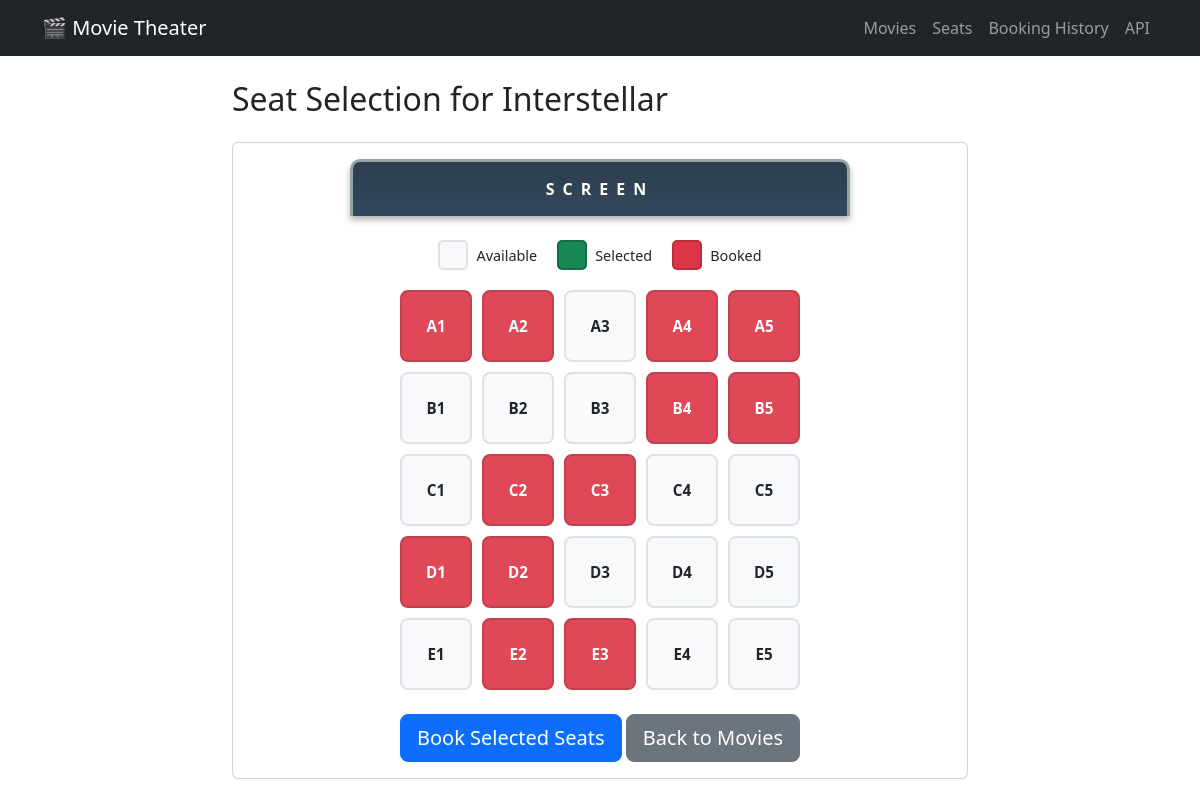
Screenshot of /api/pages/movies/1/seats/ with the database file from the repository.
### bookings/models.py (models this page shows, shortened)
class Movie(models.Model):
    title = models.CharField(max_length=200)
    description = models.TextField()
    release_date = models.DateField()
    duration = models.PositiveIntegerField(help_text="Duration in minutes")
    showtime = models.DateTimeField(help_text="Movie showtime", null=True, blank=True)

class Seat(models.Model):
    seat_number = models.CharField(max_length=10)

### bookings/pages.py (the view, shortened to what this page needs)
# urls.py: path("pages/movies/<int:movie_id>/seats/", pages.movie_seat_grid_page, name="movie_seat_grid_page"),
def movie_seat_grid_page(request, movie_id: int):
    _ensure_seat_grid()
    movie = get_object_or_404(Movie, pk=movie_id)
    seats = list(Seat.objects.all().order_by("seat_number"))
    booked_ids = set(Booking.objects.filter(movie=movie).values_list("seat_id", flat=True))
    row_map = {}
    for s in seats:
        row = s.seat_number[0]
        try:
            col = int(s.seat_number[1:])
        except ValueError:
            col = 0
        row_map.setdefault(row, []).append((col, s))
    for r in row_map:
        row_map[r].sort(key=lambda t: t[0])
    ordered_rows = sorted(row_map.items(), key=lambda t: t[0])
    context = {
        "movie": movie,
        "ordered_rows": ordered_rows,
        "booked_ids": booked_ids,
    }
    return render(request, "bookings/seat_booking.html", context)

### bookings/pages.py (called while the page is built, shortened)
def _ensure_seat_grid(rows: int = 5, cols: int = 5) -> None:
    if Seat.objects.exists():
        return

### bookings/templates/bookings/seat_booking.html (shortened to what this page needs)
{% extends 'bookings/base.html' %}
{% block content %}
<div class="row justify-content-center">
    <div class="col-md-8">
        <h2 class="mb-4">Seat Selection for {{ movie.title }}</h2>
        <div class="card">
            <div class="card-body">
                <form method="post">
                    <div class="screen-container text-center mb-4">
                        <div class="screen">SCREEN</div>
                    </div>
                    <div class="legend text-center mb-3">
                        <span class="legend-item"><span class="legend-box available"></span> Available</span>
                        <span class="legend-item"><span class="legend-box selected-demo"></span> Selected</span>
                        <span class="legend-item"><span class="legend-box booked-demo"></span> Booked</span>
                    </div>
                    <div class="seat-grid">
                        {% for row_letter, entries in ordered_rows %}
                            {% for col, seat in entries %}
                                {% if seat.id in booked_ids %}
                                    <div class="seat booked" title="Seat {{ seat.seat_number }} - Already Booked">
                                        {{ seat.seat_number }}
                                    </div>
                                {% else %}
                                    <label class="seat" title="Seat {{ seat.seat_number }} - Click to select">
                                        {{ seat.seat_number }}
                                    </label>
                                {% endif %}
                            {% endfor %}
                        {% endfor %}
                    </div>
                    <div class="text-center mt-4">
                        <button type="submit" class="btn btn-primary btn-lg">Book Selected Seats</button>
                        <a href="{% url 'movie_list_page' %}" class="btn btn-secondary btn-lg">Back to Movies</a>
                    </div>
                </form>
            </div>
        </div>
    </div>
</div>
{% endblock %}

### bookings/templates/bookings/base.html (style rules this page uses)
.seat-grid { display: grid; grid-template-columns: repeat(5, 1fr); gap: 10px; max-width: 400px; margin: 20px auto; }
.seat { aspect-ratio: 1; display: flex; align-items: center; justify-content: center; border: 2px solid #dee2e6; border-radius: 8px; cursor: pointer; transition: all 0.2s; font-weight: 600; font-size: 0.95rem; background-color: #f8f9fa; }
.seat.booked { background-color: #dc3545; color: white; cursor: not-allowed; border-color: #bb2d3b; opacity: 0.9; }
.screen-container { max-width: 500px; margin: 0 auto 30px; }
.screen { background: linear-gradient(to bottom, #2c3e50, #34495e); color: white; padding: 15px; border-radius: 10px 10px 0 0; font-weight: bold; letter-spacing: 8px; box-shadow: 0 4px 6px rgba(0,0,0,0.3); border: 3px solid #95a5a6; border-bottom: none; }
.legend { display: flex; justify-content: center; gap: 20px; flex-wrap: wrap; margin-bottom: 20px; }
.legend-item { display: flex; align-items: center; gap: 8px; font-size: 0.9rem; }
.legend-box { width: 30px; height: 30px; border-radius: 5px; border: 2px solid #dee2e6; display: inline-block; }
.legend-box.available { background-color: #f8f9fa; }
.legend-box.selected-demo { background-color: #198754; border-color: #146c43; }
.legend-box.booked-demo { background-color: #dc3545; border-color: #bb2d3b; }

### rows the page displays
Movie: title "Interstellar"
Seat: seat_number "A1"
Seat: seat_number "A2"
Seat: seat_number "A3"
Seat: seat_number "A4"
Seat: seat_number "A5"
Seat: seat_number "B1"
Seat: seat_number "B2"
Seat: seat_number "B3"
Seat: seat_number "B4"
Seat: seat_number "B5"
Seat: seat_number "C1"
Seat: seat_number "C2"
Seat: seat_number "C3"
Seat: seat_number "C4"
Seat: seat_number "C5"
Seat: seat_number "D1"
Seat: seat_number "D2"
Seat: seat_number "D3"
Seat: seat_number "D4"
Seat: seat_number "D5"
Seat: seat_number "E1"
Seat: seat_number "E2"
Seat: seat_number "E3"
Seat: seat_number "E4"
Seat: seat_number "E5"
